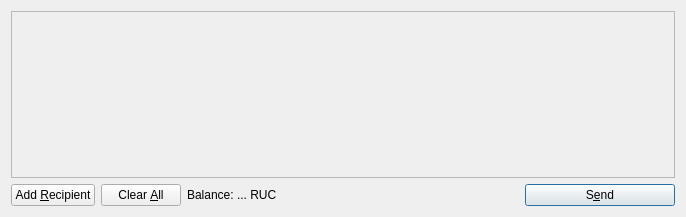
<?xml version="1.0" encoding="UTF-8"?>
<ui version="4.0">
 <class>SendCoinsDialog</class>
 <widget class="QDialog" name="SendCoinsDialog">
  <property name="geometry">
   <rect>
    <x>0</x>
    <y>0</y>
    <width>686</width>
    <height>217</height>
   </rect>
  </property>
  <property name="windowTitle">
   <string>Send Coins</string>
  </property>
  <layout class="QVBoxLayout" name="verticalLayout">
   <item>
    <widget class="QScrollArea" name="scrollArea">
     <property name="widgetResizable">
      <bool>true</bool>
     </property>
     <widget class="QWidget" name="scrollAreaWidgetContents">
      <property name="geometry">
       <rect>
        <x>0</x>
        <y>0</y>
        <width>666</width>
        <height>155</height>
       </rect>
      </property>
      <layout class="QVBoxLayout" name="verticalLayout_2">
       <property name="leftMargin">
        <number>0</number>
       </property>
       <property name="topMargin">
        <number>0</number>
       </property>
       <property name="rightMargin">
        <number>0</number>
       </property>
       <property name="bottomMargin">
        <number>0</number>
       </property>
       <item>
        <layout class="QVBoxLayout" name="entries">
         <property name="spacing">
          <number>6</number>
         </property>
        </layout>
       </item>
       <item>
        <spacer name="verticalSpacer">
         <property name="orientation">
          <enum>Qt::Vertical</enum>
         </property>
         <property name="sizeHint" stdset="0">
          <size>
           <width>20</width>
           <height>40</height>
          </size>
         </property>
        </spacer>
       </item>
      </layout>
     </widget>
    </widget>
   </item>
   <item>
    <layout class="QHBoxLayout" name="horizontalLayout">
     <item>
      <widget class="QPushButton" name="addButton">
       <property name="toolTip">
        <string>Send to multiple recipients at once</string>
       </property>
       <property name="text">
        <string>Add &amp;Recipient</string>
       </property>
       <property name="icon">
        <iconset resource="../bitcoin.qrc">
         <normaloff>:/icons/add</normaloff>:/icons/add</iconset>
       </property>
       <property name="autoDefault">
        <bool>false</bool>
       </property>
      </widget>
     </item>
     <item>
      <widget class="QPushButton" name="clearButton">
       <property name="sizePolicy">
        <sizepolicy hsizetype="Minimum" vsizetype="Fixed">
         <horstretch>0</horstretch>
         <verstretch>0</verstretch>
        </sizepolicy>
       </property>
       <property name="toolTip">
        <string>Remove all transaction fields</string>
       </property>
       <property name="text">
        <string>Clear &amp;All</string>
       </property>
       <property name="icon">
        <iconset resource="../bitcoin.qrc">
         <normaloff>:/icons/remove</normaloff>:/icons/remove</iconset>
       </property>
       <property name="autoRepeatDelay">
        <number>300</number>
       </property>
       <property name="autoDefault">
        <bool>false</bool>
       </property>
      </widget>
     </item>
     <item>
      <layout class="QHBoxLayout" name="horizontalLayout_2">
       <property name="spacing">
        <number>3</number>
       </property>
       <item>
        <widget class="QLabel" name="label">
         <property name="text">
          <string>Balance:</string>
         </property>
        </widget>
       </item>
       <item>
        <widget class="QLabel" name="labelBalance">
         <property name="cursor">
          <cursorShape>IBeamCursor</cursorShape>
         </property>
         <property name="text">
          <string>... RUC</string>
         </property>
         <property name="textInteractionFlags">
          <set>Qt::LinksAccessibleByMouse|Qt::TextSelectableByKeyboard|Qt::TextSelectableByMouse</set>
         </property>
        </widget>
       </item>
      </layout>
     </item>
     <item>
      <spacer name="horizontalSpacer">
       <property name="orientation">
        <enum>Qt::Horizontal</enum>
       </property>
       <property name="sizeHint" stdset="0">
        <size>
         <width>40</width>
         <height>20</height>
        </size>
       </property>
      </spacer>
     </item>
     <item>
      <widget class="QPushButton" name="sendButton">
       <property name="minimumSize">
        <size>
         <width>150</width>
         <height>0</height>
        </size>
       </property>
       <property name="toolTip">
        <string>Confirm the send action</string>
       </property>
       <property name="text">
        <string>S&amp;end</string>
       </property>
       <property name="icon">
        <iconset resource="../bitcoin.qrc">
         <normaloff>:/icons/send</normaloff>:/icons/send</iconset>
       </property>
       <property name="default">
        <bool>true</bool>
       </property>
      </widget>
     </item>
    </layout>
   </item>
  </layout>
 </widget>
 <resources>
  <include location="../bitcoin.qrc"/>
 </resources>
 <connections/>
</ui>
